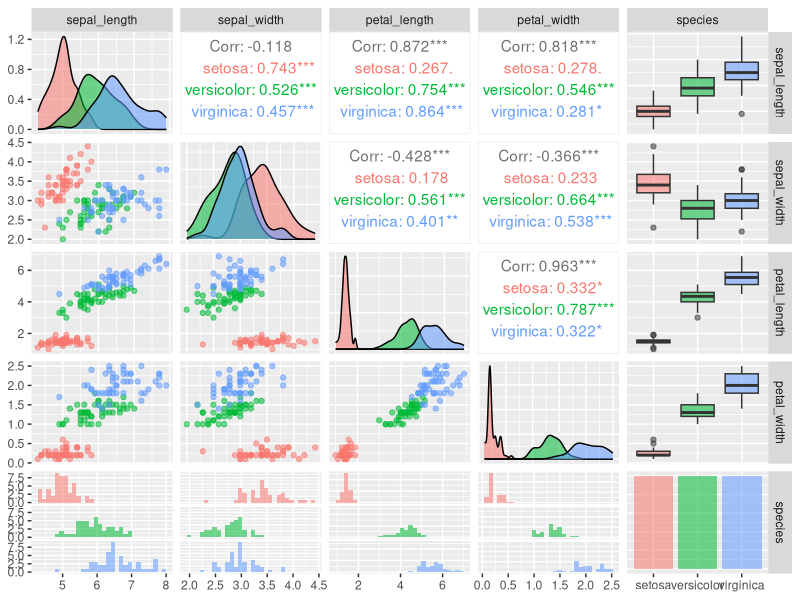

This figure's R source: (Note: this script raises an error after producing the figure.)
#' ---
#' title: "K-Nearest Neighbours: Code Example"
#' author: "Alex Stringer"
#' date: "January 2018"
#' output: 
#'   html_notebook:
#'     toc: true
#' ---
#' 

# Load required packages
# 
suppressMessages({
  suppressWarnings({
    library(dplyr)
    library(ggplot2)
    library(GGally)
  })
})

#' # Dataset
#' 
#' ## Description
#' 
#' The dataset we will use is the Iris dataset, which has 4 continuous features
#' a 3-class categorical target
#' 
data(iris)
irist <- tbl_df(iris) %>%
  rename(sepal_length=Sepal.Length,
         sepal_width=Sepal.Width,
         petal_length=Petal.Length,
         petal_width=Petal.Width,
         species=Species
  )

glimpse(irist)

#' ## Plot the Data
#' 
#' The dataset is 4-D, so we can do pairs plots of each variable, and colour the
#' points by class. We can do this using the ggpairs function in the GGally package 
#' 
irist %>%
  ggpairs(aes(colour=species,alpha=0.3))

#' # KNN
#' 
#' Let's implement K Nearest Neighbours to classify **species**
#' 

set.seed(87654) # Just so it's reproducible

knn_iris <- function(K,debug=FALSE) {
  # This function works only on the iris dataset, for purposes of illustration
  
  n <- nrow(irist) # 150
  
  class_names <- irist$species %>% unique()
  train_class <- list()
  
  # Distance function
  # We need a function to measure the distance between two points; we'll use Euclidean
  distance_function <- function(x1,x2) sqrt(sum((x1 - x2)^2))
  
  # Algorithm: loop over the training set, and for each point, calculate the distance to all other points.
  # Pick the K points that are closest, and average their classes
  for (i in 1:nrow(irist)) {
    if (debug) {
      cat("KNN Algorithm, iteration: ",i,"\n")
    }
    x1 <- as.numeric(irist[i,-5])
    # Distance to all other points
    # Again, not going for efficiency here; going for illustration
    distances <- data_frame(idx=numeric(nrow(irist)-1),distance=idx)
    for (j in 1:nrow(irist)) {
      if (j != i) {
        distances[j, ] <- c(j,distance_function(x1,as.numeric(irist[j,-5])))
      }
    }
    # Sort and pick the K smallest
    K_closest_idx <- distances %>%
      filter(idx != 0) %>%
      arrange(distance) %>%
      slice(1:K) %>%
      pull(idx)
    K_closest_obs <- irist[K_closest_idx,"species"]
    
    # Get the class of the K closest points
    class_vec <- numeric(length(class_names))
    names(class_vec) <- class_names
    for (k in 1:length(class_names)) {
      class_vec[k] <- mean(K_closest_obs$species == class_names[k])
    }
    train_class[[i]] <- c("idx" = i,class_vec)
  }
  
  train_class <- purrr::reduce(train_class,bind_rows)
  
  # MAP class estimates
  train_class_map <- character(nrow(train_class))
  for (i in 1:length(train_class_map)) {
    train_class_map[i] <- as.character(class_names)[which.max(train_class[i,-1])]
  }
  
  # Add to training data
  out <- irist
  out$pred_class <- train_class_map
  
  return(out)
}

#' ## K = 3

knn_iris_3 <- knn_iris(3)
# Evaluate the class predictions
# 
knn_accuracy_3 <- mean(knn_iris_3$species == knn_iris_3$pred_class)
cat("Accuracy of 3-NN Model on Iris Dataset: ",format(knn_accuracy_3,digits=3),"\n")

#' Plot the results 
#' 
knn_iris_3 %>%
  ggpairs(aes(colour=pred_class,alpha=0.3))

#' ## K = 1
#' 
#' What should the results of a 1-NN algorithm look like?
#' 
knn_iris_1 <- knn_iris(1)
# Evaluate the class predictions
# 
knn_accuracy_1 <- mean(knn_iris_1$species == knn_iris_1$pred_class)
cat("Accuracy of 1-NN Model on Iris Dataset: ",format(knn_accuracy_1,digits=3),"\n")

#' Plot the results 
#' 
knn_iris_1 %>%
  ggpairs(aes(colour=pred_class,alpha=0.3))


#' Could you cross-validate for K?
#' 
